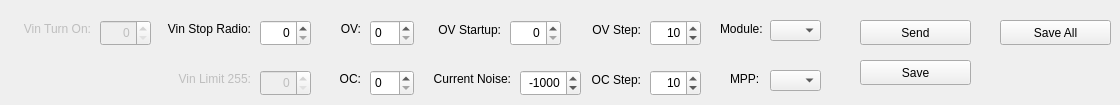
        <widget class="QWidget" name="PowerCntrlTab">
         <property name="toolTip">
          <string>PowerCntrlTab: Contains End Device Parameter Block information related to power control.</string>
         </property>
         <attribute name="title">
          <string>Power Cntrl.</string>
         </attribute>
         <widget class="QLabel" name="powerCntrlVinTurnOnLabel">
          <property name="enabled">
           <bool>false</bool>
          </property>
          <property name="geometry">
           <rect>
            <x>0</x>
            <y>20</y>
            <width>91</width>
            <height>17</height>
           </rect>
          </property>
          <property name="toolTip">
           <string>Not used in string optimizer.</string>
          </property>
          <property name="text">
           <string>Vin Turn On:</string>
          </property>
          <property name="alignment">
           <set>Qt::AlignRight|Qt::AlignTrailing|Qt::AlignVCenter</set>
          </property>
         </widget>
         <widget class="QSpinBox" name="powerCntrlVinTurnOnSpinBox">
          <property name="enabled">
           <bool>false</bool>
          </property>
          <property name="geometry">
           <rect>
            <x>100</x>
            <y>20</y>
            <width>51</width>
            <height>26</height>
           </rect>
          </property>
          <property name="cursor">
           <cursorShape>PointingHandCursor</cursorShape>
          </property>
          <property name="toolTip">
           <string>s * 77 b&lt;XXX&gt;</string>
          </property>
          <property name="alignment">
           <set>Qt::AlignRight|Qt::AlignTrailing|Qt::AlignVCenter</set>
          </property>
          <property name="maximum">
           <number>255</number>
          </property>
         </widget>
         <widget class="QLabel" name="powerCntrlVinStopRadioLabel">
          <property name="enabled">
           <bool>true</bool>
          </property>
          <property name="geometry">
           <rect>
            <x>160</x>
            <y>20</y>
            <width>91</width>
            <height>17</height>
           </rect>
          </property>
          <property name="toolTip">
           <string>When input voltage is less than this setting, radio turns off. (1 = 2V)</string>
          </property>
          <property name="text">
           <string>Vin Stop Radio:</string>
          </property>
          <property name="alignment">
           <set>Qt::AlignRight|Qt::AlignTrailing|Qt::AlignVCenter</set>
          </property>
         </widget>
         <widget class="QSpinBox" name="powerCntrlVinStopRadioSpinBox">
          <property name="enabled">
           <bool>true</bool>
          </property>
          <property name="geometry">
           <rect>
            <x>260</x>
            <y>20</y>
            <width>51</width>
            <height>26</height>
           </rect>
          </property>
          <property name="cursor">
           <cursorShape>PointingHandCursor</cursorShape>
          </property>
          <property name="toolTip">
           <string>s * 79 b&lt;XXX&gt;</string>
          </property>
          <property name="alignment">
           <set>Qt::AlignRight|Qt::AlignTrailing|Qt::AlignVCenter</set>
          </property>
          <property name="maximum">
           <number>255</number>
          </property>
         </widget>
         <widget class="QLabel" name="powerCntrlVinLimit255Label">
          <property name="enabled">
           <bool>false</bool>
          </property>
          <property name="geometry">
           <rect>
            <x>160</x>
            <y>70</y>
            <width>91</width>
            <height>17</height>
           </rect>
          </property>
          <property name="toolTip">
           <string>Not used in string optimizer.</string>
          </property>
          <property name="text">
           <string>Vin Limit 255:</string>
          </property>
          <property name="alignment">
           <set>Qt::AlignRight|Qt::AlignTrailing|Qt::AlignVCenter</set>
          </property>
         </widget>
         <widget class="QSpinBox" name="powerCntrlVinLimit255SpinBox">
          <property name="enabled">
           <bool>false</bool>
          </property>
          <property name="geometry">
           <rect>
            <x>260</x>
            <y>70</y>
            <width>51</width>
            <height>26</height>
           </rect>
          </property>
          <property name="cursor">
           <cursorShape>PointingHandCursor</cursorShape>
          </property>
          <property name="toolTip">
           <string>s * 76 b&lt;XXX&gt;, units in 2 decivolts.</string>
          </property>
          <property name="alignment">
           <set>Qt::AlignRight|Qt::AlignTrailing|Qt::AlignVCenter</set>
          </property>
          <property name="maximum">
           <number>255</number>
          </property>
         </widget>
         <widget class="QLabel" name="powerCntrlOVStartupLabel">
          <property name="enabled">
           <bool>true</bool>
          </property>
          <property name="geometry">
           <rect>
            <x>430</x>
            <y>20</y>
            <width>71</width>
            <height>20</height>
           </rect>
          </property>
          <property name="toolTip">
           <string>The OV setting for the end device when the optimizer is powered on or the voltage startup sequence is executed.</string>
          </property>
          <property name="text">
           <string>OV Startup:</string>
          </property>
          <property name="alignment">
           <set>Qt::AlignRight|Qt::AlignTrailing|Qt::AlignVCenter</set>
          </property>
         </widget>
         <widget class="QSpinBox" name="powerCntrlOVStartupSpinBox">
          <property name="enabled">
           <bool>true</bool>
          </property>
          <property name="geometry">
           <rect>
            <x>510</x>
            <y>20</y>
            <width>51</width>
            <height>26</height>
           </rect>
          </property>
          <property name="cursor">
           <cursorShape>PointingHandCursor</cursorShape>
          </property>
          <property name="toolTip">
           <string>s * 62 b&lt;XXX&gt;</string>
          </property>
          <property name="alignment">
           <set>Qt::AlignRight|Qt::AlignTrailing|Qt::AlignVCenter</set>
          </property>
          <property name="maximum">
           <number>255</number>
          </property>
         </widget>
         <widget class="QLabel" name="powerCntrlOVStepLabel">
          <property name="enabled">
           <bool>true</bool>
          </property>
          <property name="geometry">
           <rect>
            <x>580</x>
            <y>20</y>
            <width>61</width>
            <height>20</height>
           </rect>
          </property>
          <property name="toolTip">
           <string>Value to increase OV by when ramping from OV startup to OV value.</string>
          </property>
          <property name="text">
           <string>OV Step:</string>
          </property>
          <property name="alignment">
           <set>Qt::AlignRight|Qt::AlignTrailing|Qt::AlignVCenter</set>
          </property>
         </widget>
         <widget class="QSpinBox" name="powerCntrlOVStepSpinBox">
          <property name="enabled">
           <bool>true</bool>
          </property>
          <property name="geometry">
           <rect>
            <x>650</x>
            <y>20</y>
            <width>51</width>
            <height>26</height>
           </rect>
          </property>
          <property name="cursor">
           <cursorShape>PointingHandCursor</cursorShape>
          </property>
          <property name="toolTip">
           <string>s * 73 b&lt;XXX&gt;</string>
          </property>
          <property name="alignment">
           <set>Qt::AlignRight|Qt::AlignTrailing|Qt::AlignVCenter</set>
          </property>
          <property name="maximum">
           <number>100</number>
          </property>
          <property name="value">
           <number>10</number>
          </property>
         </widget>
         <widget class="QLabel" name="powerCntrlOCStepLabel">
          <property name="enabled">
           <bool>true</bool>
          </property>
          <property name="geometry">
           <rect>
            <x>590</x>
            <y>70</y>
            <width>51</width>
            <height>20</height>
           </rect>
          </property>
          <property name="toolTip">
           <string>Used in the ramping of output current.</string>
          </property>
          <property name="text">
           <string>OC Step:</string>
          </property>
          <property name="alignment">
           <set>Qt::AlignRight|Qt::AlignTrailing|Qt::AlignVCenter</set>
          </property>
         </widget>
         <widget class="QSpinBox" name="powerCntrlOCStepSpinBox">
          <property name="enabled">
           <bool>true</bool>
          </property>
          <property name="geometry">
           <rect>
            <x>650</x>
            <y>70</y>
            <width>51</width>
            <height>26</height>
           </rect>
          </property>
          <property name="toolTip">
           <string>s * 70 b&lt;XXX&gt;</string>
          </property>
          <property name="alignment">
           <set>Qt::AlignRight|Qt::AlignTrailing|Qt::AlignVCenter</set>
          </property>
          <property name="maximum">
           <number>100</number>
          </property>
          <property name="value">
           <number>10</number>
          </property>
         </widget>
         <widget class="QLabel" name="powerCntrlCurrentNoiseLabel">
          <property name="enabled">
           <bool>true</bool>
          </property>
          <property name="geometry">
           <rect>
            <x>420</x>
            <y>70</y>
            <width>91</width>
            <height>17</height>
           </rect>
          </property>
          <property name="toolTip">
           <string>&lt;html&gt;&lt;head/&gt;&lt;body&gt;&lt;p&gt;Affects OC ramping.&lt;/p&gt;&lt;/body&gt;&lt;/html&gt;</string>
          </property>
          <property name="text">
           <string>Current Noise:</string>
          </property>
          <property name="alignment">
           <set>Qt::AlignRight|Qt::AlignTrailing|Qt::AlignVCenter</set>
          </property>
         </widget>
         <widget class="QSpinBox" name="powerCntrlCurrentNoiseSpinBox">
          <property name="enabled">
           <bool>true</bool>
          </property>
          <property name="geometry">
           <rect>
            <x>520</x>
            <y>70</y>
            <width>61</width>
            <height>26</height>
           </rect>
          </property>
          <property name="cursor">
           <cursorShape>PointingHandCursor</cursorShape>
          </property>
          <property name="toolTip">
           <string>s * 17 i&lt;XXXX&gt;</string>
          </property>
          <property name="alignment">
           <set>Qt::AlignRight|Qt::AlignTrailing|Qt::AlignVCenter</set>
          </property>
          <property name="minimum">
           <number>-32768</number>
          </property>
          <property name="maximum">
           <number>32767</number>
          </property>
          <property name="value">
           <number>-1000</number>
          </property>
         </widget>
         <widget class="QPushButton" name="powerCntrlSendPushButton">
          <property name="geometry">
           <rect>
            <x>860</x>
            <y>20</y>
            <width>111</width>
            <height>25</height>
           </rect>
          </property>
          <property name="cursor">
           <cursorShape>PointingHandCursor</cursorShape>
          </property>
          <property name="text">
           <string>Send</string>
          </property>
         </widget>
         <widget class="QPushButton" name="powerCntrlSavePushButton">
          <property name="geometry">
           <rect>
            <x>860</x>
            <y>60</y>
            <width>111</width>
            <height>25</height>
           </rect>
          </property>
          <property name="cursor">
           <cursorShape>PointingHandCursor</cursorShape>
          </property>
          <property name="text">
           <string>Save</string>
          </property>
         </widget>
         <widget class="QLabel" name="powerCntrlOVLabel">
          <property name="geometry">
           <rect>
            <x>320</x>
            <y>20</y>
            <width>41</width>
            <height>17</height>
           </rect>
          </property>
          <property name="toolTip">
           <string>The overvoltage limit of the output of the end device.</string>
          </property>
          <property name="text">
           <string>OV:</string>
          </property>
          <property name="alignment">
           <set>Qt::AlignRight|Qt::AlignTrailing|Qt::AlignVCenter</set>
          </property>
         </widget>
         <widget class="QSpinBox" name="powerCntrlOVSpinBox">
          <property name="geometry">
           <rect>
            <x>370</x>
            <y>20</y>
            <width>44</width>
            <height>26</height>
           </rect>
          </property>
          <property name="toolTip">
           <string>s * 22 b&lt;XXX&gt;</string>
          </property>
          <property name="maximum">
           <number>255</number>
          </property>
         </widget>
         <widget class="QLabel" name="powerCntrlOCLabel">
          <property name="geometry">
           <rect>
            <x>320</x>
            <y>70</y>
            <width>41</width>
            <height>17</height>
           </rect>
          </property>
          <property name="toolTip">
           <string>The overcurrent limit on the output of the end device.</string>
          </property>
          <property name="text">
           <string>OC:</string>
          </property>
          <property name="alignment">
           <set>Qt::AlignRight|Qt::AlignTrailing|Qt::AlignVCenter</set>
          </property>
         </widget>
         <widget class="QSpinBox" name="powerCntrlOCSpinBox">
          <property name="geometry">
           <rect>
            <x>370</x>
            <y>70</y>
            <width>44</width>
            <height>26</height>
           </rect>
          </property>
          <property name="toolTip">
           <string>b * 23 b&lt;XXX&gt;</string>
          </property>
          <property name="maximum">
           <number>255</number>
          </property>
         </widget>
         <widget class="QLabel" name="powerCntrlModuleLabel">
          <property name="geometry">
           <rect>
            <x>720</x>
            <y>20</y>
            <width>59</width>
            <height>17</height>
           </rect>
          </property>
          <property name="toolTip">
           <string>Enables/Disables end device output.</string>
          </property>
          <property name="text">
           <string>Module:</string>
          </property>
         </widget>
         <widget class="QLabel" name="powerCntrlMPPLabel">
          <property name="geometry">
           <rect>
            <x>730</x>
            <y>70</y>
            <width>59</width>
            <height>17</height>
           </rect>
          </property>
          <property name="toolTip">
           <string>Enables/Disables the MPP tracking function for the end device.</string>
          </property>
          <property name="text">
           <string>MPP:</string>
          </property>
         </widget>
         <widget class="QComboBox" name="powerCntrlModuleComboBox">
          <property name="geometry">
           <rect>
            <x>770</x>
            <y>20</y>
            <width>51</width>
            <height>21</height>
           </rect>
          </property>
          <property name="toolTip">
           <string>s * 5 b&lt;X&gt;, 1 enables, 0 disables.</string>
          </property>
         </widget>
         <widget class="QComboBox" name="powerCntrlMPPComboBox">
          <property name="geometry">
           <rect>
            <x>770</x>
            <y>70</y>
            <width>51</width>
            <height>21</height>
           </rect>
          </property>
          <property name="toolTip">
           <string>s * 4 b&lt;X&gt;, 1 enables, 0 disables.</string>
          </property>
         </widget>
         <widget class="QPushButton" name="powerCntrlSaveAllPushButton">
          <property name="geometry">
           <rect>
            <x>1000</x>
            <y>20</y>
            <width>111</width>
            <height>25</height>
           </rect>
          </property>
          <property name="cursor">
           <cursorShape>PointingHandCursor</cursorShape>
          </property>
          <property name="toolTip">
           <string>Will issue a big F save command.</string>
          </property>
          <property name="text">
           <string>Save All</string>
          </property>
         </widget>
        </widget>
